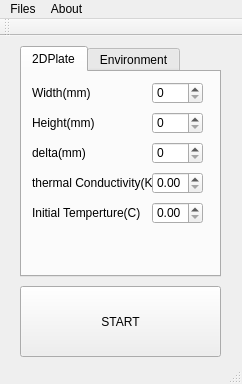
<?xml version="1.0" encoding="UTF-8"?>
<ui version="4.0">
 <class>TwoDThermalCal</class>
 <widget class="QMainWindow" name="TwoDThermalCal">
  <property name="geometry">
   <rect>
    <x>0</x>
    <y>0</y>
    <width>242</width>
    <height>384</height>
   </rect>
  </property>
  <property name="windowTitle">
   <string>TwoDThermalCal</string>
  </property>
  <widget class="QWidget" name="centralWidget">
   <widget class="QPushButton" name="STARTCalculate">
    <property name="enabled">
     <bool>true</bool>
    </property>
    <property name="geometry">
     <rect>
      <x>20</x>
      <y>250</y>
      <width>201</width>
      <height>71</height>
     </rect>
    </property>
    <property name="text">
     <string>START</string>
    </property>
   </widget>
   <widget class="QTabWidget" name="InitialSetup">
    <property name="geometry">
     <rect>
      <x>20</x>
      <y>10</y>
      <width>201</width>
      <height>231</height>
     </rect>
    </property>
    <property name="currentIndex">
     <number>0</number>
    </property>
    <widget class="QWidget" name="tab">
     <attribute name="title">
      <string>2DPlate</string>
     </attribute>
     <widget class="QSpinBox" name="plateWidth">
      <property name="geometry">
       <rect>
        <x>130</x>
        <y>10</y>
        <width>51</width>
        <height>22</height>
       </rect>
      </property>
      <property name="maximum">
       <number>1000</number>
      </property>
     </widget>
     <widget class="QSpinBox" name="plateHeight">
      <property name="geometry">
       <rect>
        <x>130</x>
        <y>40</y>
        <width>51</width>
        <height>22</height>
       </rect>
      </property>
      <property name="maximum">
       <number>1000</number>
      </property>
     </widget>
     <widget class="QSpinBox" name="deltaValue">
      <property name="geometry">
       <rect>
        <x>130</x>
        <y>70</y>
        <width>51</width>
        <height>22</height>
       </rect>
      </property>
      <property name="maximum">
       <number>100</number>
      </property>
     </widget>
     <widget class="QLabel" name="label">
      <property name="geometry">
       <rect>
        <x>10</x>
        <y>10</y>
        <width>71</width>
        <height>21</height>
       </rect>
      </property>
      <property name="text">
       <string>Width(mm)</string>
      </property>
     </widget>
     <widget class="QLabel" name="label_2">
      <property name="geometry">
       <rect>
        <x>10</x>
        <y>40</y>
        <width>71</width>
        <height>21</height>
       </rect>
      </property>
      <property name="text">
       <string>Height(mm)</string>
      </property>
     </widget>
     <widget class="QLabel" name="label_3">
      <property name="geometry">
       <rect>
        <x>10</x>
        <y>70</y>
        <width>71</width>
        <height>21</height>
       </rect>
      </property>
      <property name="text">
       <string>delta(mm)</string>
      </property>
     </widget>
     <widget class="QLabel" name="label_4">
      <property name="geometry">
       <rect>
        <x>10</x>
        <y>100</y>
        <width>121</width>
        <height>21</height>
       </rect>
      </property>
      <property name="text">
       <string>thermal Conductivity(K)</string>
      </property>
     </widget>
     <widget class="QLabel" name="label_5">
      <property name="geometry">
       <rect>
        <x>10</x>
        <y>130</y>
        <width>111</width>
        <height>21</height>
       </rect>
      </property>
      <property name="text">
       <string>Initial Temperture(C)</string>
      </property>
     </widget>
     <widget class="QDoubleSpinBox" name="thermlConductivity">
      <property name="geometry">
       <rect>
        <x>130</x>
        <y>100</y>
        <width>51</width>
        <height>22</height>
       </rect>
      </property>
      <property name="maximum">
       <double>100.000000000000000</double>
      </property>
     </widget>
     <widget class="QDoubleSpinBox" name="initialTempValue">
      <property name="geometry">
       <rect>
        <x>130</x>
        <y>130</y>
        <width>51</width>
        <height>22</height>
       </rect>
      </property>
      <property name="maximum">
       <double>1000.000000000000000</double>
      </property>
     </widget>
    </widget>
    <widget class="QWidget" name="tab_2">
     <attribute name="title">
      <string>Environment</string>
     </attribute>
     <widget class="QLabel" name="label_6">
      <property name="geometry">
       <rect>
        <x>10</x>
        <y>10</y>
        <width>71</width>
        <height>21</height>
       </rect>
      </property>
      <property name="text">
       <string>h</string>
      </property>
     </widget>
     <widget class="QLabel" name="label_7">
      <property name="geometry">
       <rect>
        <x>10</x>
        <y>40</y>
        <width>121</width>
        <height>21</height>
       </rect>
      </property>
      <property name="text">
       <string>Inifinity Temperture(C)</string>
      </property>
     </widget>
     <widget class="QLabel" name="label_8">
      <property name="geometry">
       <rect>
        <x>10</x>
        <y>70</y>
        <width>71</width>
        <height>21</height>
       </rect>
      </property>
      <property name="text">
       <string>Tolerance(%)</string>
      </property>
     </widget>
     <widget class="QDoubleSpinBox" name="toleranceValue">
      <property name="geometry">
       <rect>
        <x>130</x>
        <y>70</y>
        <width>51</width>
        <height>22</height>
       </rect>
      </property>
      <property name="maximum">
       <double>10.000000000000000</double>
      </property>
     </widget>
     <widget class="QDoubleSpinBox" name="TInfinityValue">
      <property name="geometry">
       <rect>
        <x>130</x>
        <y>40</y>
        <width>51</width>
        <height>22</height>
       </rect>
      </property>
      <property name="maximum">
       <double>1000.000000000000000</double>
      </property>
     </widget>
     <widget class="QDoubleSpinBox" name="hValue">
      <property name="geometry">
       <rect>
        <x>130</x>
        <y>10</y>
        <width>51</width>
        <height>22</height>
       </rect>
      </property>
      <property name="maximum">
       <double>1000.000000000000000</double>
      </property>
     </widget>
     <widget class="QGroupBox" name="groupBox">
      <property name="geometry">
       <rect>
        <x>0</x>
        <y>100</y>
        <width>191</width>
        <height>101</height>
       </rect>
      </property>
      <property name="title">
       <string>Water Status (If needed)</string>
      </property>
      <widget class="QLabel" name="label_9">
       <property name="geometry">
        <rect>
         <x>20</x>
         <y>20</y>
         <width>101</width>
         <height>21</height>
        </rect>
       </property>
       <property name="text">
        <string>Water Temperture</string>
       </property>
      </widget>
      <widget class="QDoubleSpinBox" name="WaterTempValue">
       <property name="geometry">
        <rect>
         <x>130</x>
         <y>20</y>
         <width>51</width>
         <height>22</height>
        </rect>
       </property>
      </widget>
      <widget class="QLabel" name="label_10">
       <property name="geometry">
        <rect>
         <x>20</x>
         <y>50</y>
         <width>91</width>
         <height>16</height>
        </rect>
       </property>
       <property name="text">
        <string>Water k</string>
       </property>
      </widget>
      <widget class="QDoubleSpinBox" name="WaterkValue">
       <property name="geometry">
        <rect>
         <x>130</x>
         <y>50</y>
         <width>51</width>
         <height>22</height>
        </rect>
       </property>
      </widget>
      <widget class="QCheckBox" name="mergeJustIntoWater">
       <property name="geometry">
        <rect>
         <x>20</x>
         <y>80</y>
         <width>161</width>
         <height>16</height>
        </rect>
       </property>
       <property name="text">
        <string>剛沒入水面</string>
       </property>
      </widget>
     </widget>
    </widget>
   </widget>
  </widget>
  <widget class="QMenuBar" name="menuBar">
   <property name="geometry">
    <rect>
     <x>0</x>
     <y>0</y>
     <width>242</width>
     <height>21</height>
    </rect>
   </property>
   <widget class="QMenu" name="menuFiles">
    <property name="title">
     <string>Files</string>
    </property>
    <widget class="QMenu" name="menuSample_Configue">
     <property name="title">
      <string>Sample Configue</string>
     </property>
     <addaction name="actionSample_1"/>
     <addaction name="actionSample_2"/>
     <addaction name="separator"/>
    </widget>
    <addaction name="menuSample_Configue"/>
    <addaction name="separator"/>
    <addaction name="actionExit"/>
   </widget>
   <widget class="QMenu" name="menuAbout">
    <property name="title">
     <string>About</string>
    </property>
    <addaction name="actionUsage"/>
    <addaction name="actionAbout"/>
   </widget>
   <addaction name="menuFiles"/>
   <addaction name="menuAbout"/>
  </widget>
  <widget class="QToolBar" name="mainToolBar">
   <attribute name="toolBarArea">
    <enum>TopToolBarArea</enum>
   </attribute>
   <attribute name="toolBarBreak">
    <bool>false</bool>
   </attribute>
  </widget>
  <widget class="QStatusBar" name="statusBar"/>
  <action name="actionExit">
   <property name="text">
    <string>Exit</string>
   </property>
  </action>
  <action name="actionAbout">
   <property name="text">
    <string>About</string>
   </property>
  </action>
  <action name="actionSample_1">
   <property name="text">
    <string>Sample 1</string>
   </property>
  </action>
  <action name="actionSample_2">
   <property name="text">
    <string>Sample 2</string>
   </property>
  </action>
  <action name="actionUsage">
   <property name="text">
    <string>Usage</string>
   </property>
  </action>
 </widget>
 <layoutdefault spacing="6" margin="11"/>
 <resources/>
 <connections>
  <connection>
   <sender>actionExit</sender>
   <signal>triggered()</signal>
   <receiver>TwoDThermalCal</receiver>
   <slot>close()</slot>
   <hints>
    <hint type="sourcelabel">
     <x>-1</x>
     <y>-1</y>
    </hint>
    <hint type="destinationlabel">
     <x>399</x>
     <y>299</y>
    </hint>
   </hints>
  </connection>
 </connections>
</ui>
